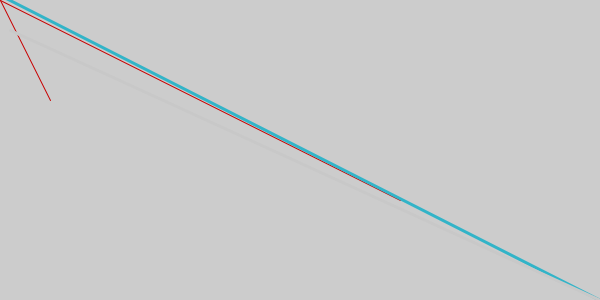
Frame 1 (no input)
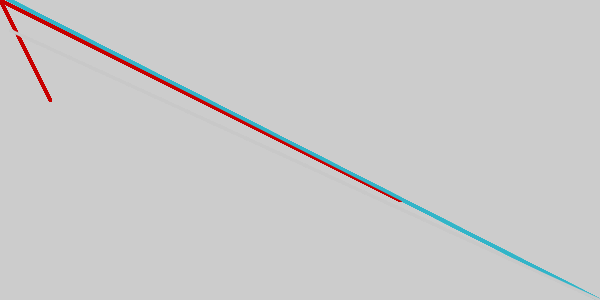
Frame 60 (the mouse pressed at the canvas centre just before this capture)
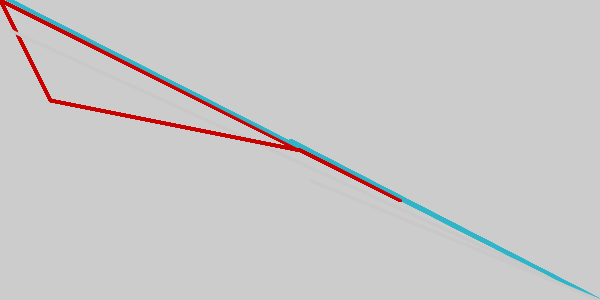
Frame 120 (the mouse held since frame 60 and released just before this capture)

The Processing sketch that drew these frames (run headless with seeded random() and noise(); from frame 60 on, the mouse is pressed at the canvas centre):

// Processing sketch: processing_39827
// ── processing_39827.pde

void setup(){
size (600,300);
}

void draw()
{
stroke(200,0,0);
//background(150);
line(mouseX,mouseY,50,100);
line(mouseX,mouseY,400,200);
stroke(50,180,200);
strokeWeight(3);
line(width,height,mouseX-10,mouseY-10);
stroke(200);
line(width,height,mouseX+10,mouseY+30);
}
